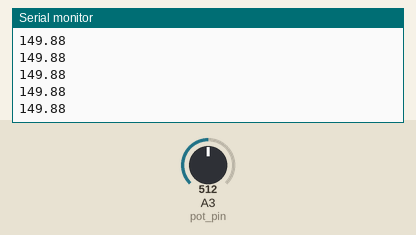
A sketch run on a simulated Arduino Uno, built with avr-gcc and run on an emulated ATmega328P. On the bench: the last lines printed to the serial monitor. Inputs (shaded band) come from the test bench; at power-on: A3 (pot_pin) = 512.

Above: at 1.2 s.
1.3 s: A3 (pot_pin) set to 716
At 1.56 s:
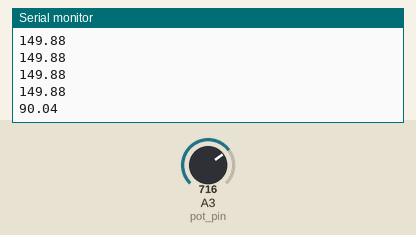
2.8 s: A3 (pot_pin) set to 900
At 2.96 s:
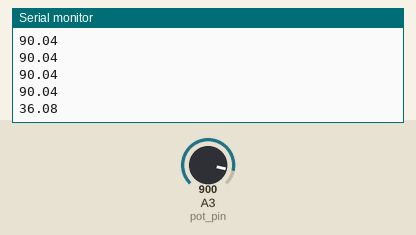
Timing chart, 0 to 5.8 s (numbered marks = the images above; inputs shaded):
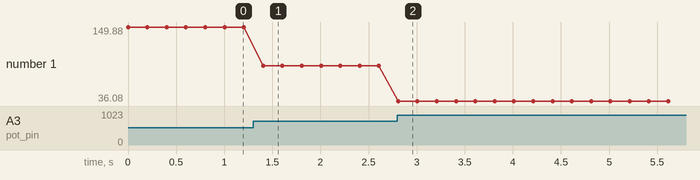

Measured:
- after the input at 1.3 s, the serial monitor: prints a new line after 0.10 s (image 1)
- after the input at 2.8 s, the serial monitor: prints a new line at once (image 2)
- plotted number 1: 149.88 → 90.04 after the input at 1.3 s, 90.04 → 36.08 after the input at 2.8 s

The sketch:

potentiometer_testing.ino
```cpp
#define pot_pin A3

static const float pot_conversion = 300/1023;
int pot_val=0;
void setup() {
  // put your setup code here, to run once:
  Serial.begin(9600);
}

void loop() {
  pot_val = analogRead(pot_pin);
  Serial.println((1023-pot_val)*0.2933);
  delay(200);
}
```
